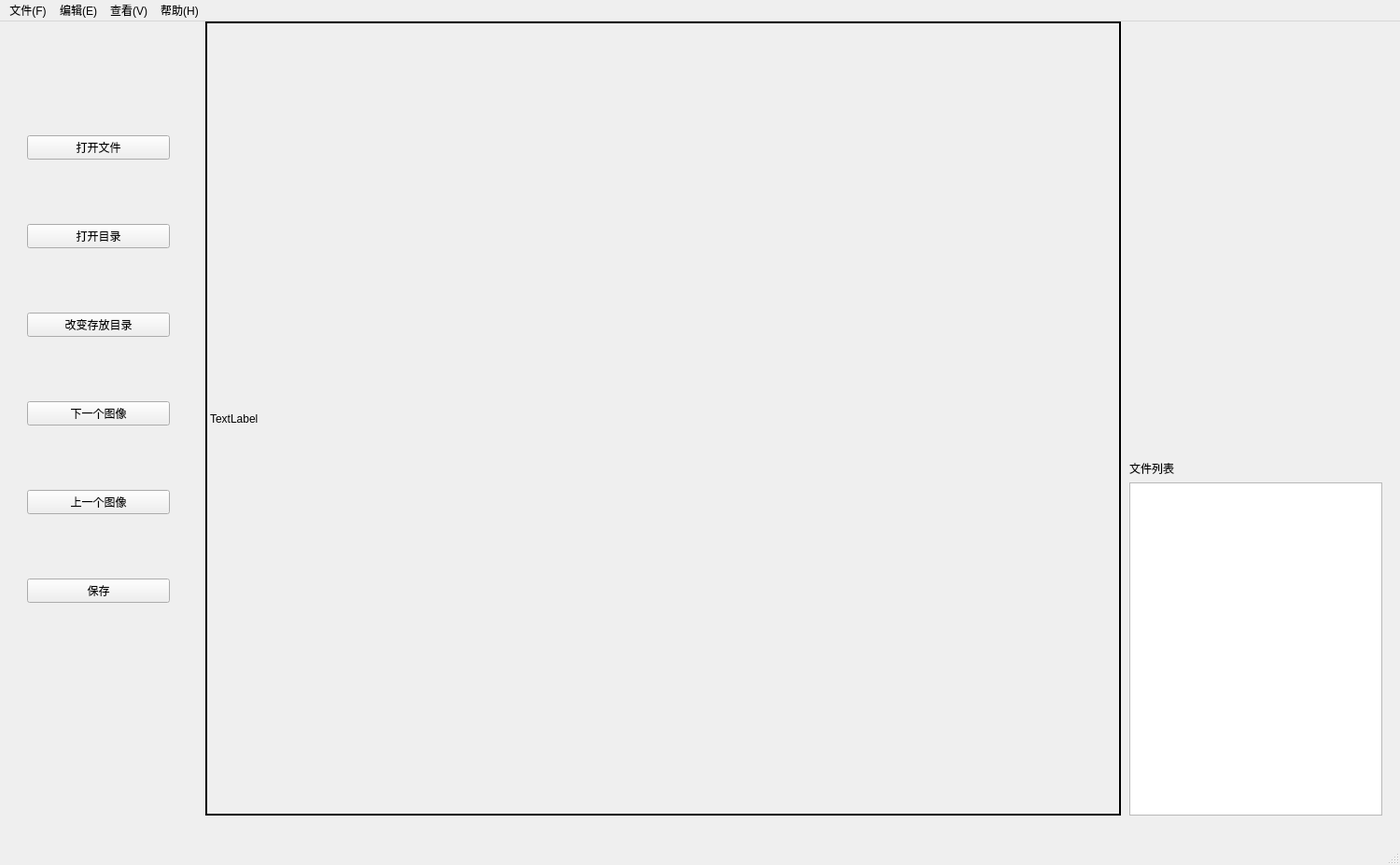
<?xml version="1.0" encoding="UTF-8"?>
<ui version="4.0">
 <class>MainWindow</class>
 <widget class="QMainWindow" name="MainWindow">
  <property name="geometry">
   <rect>
    <x>0</x>
    <y>0</y>
    <width>1500</width>
    <height>927</height>
   </rect>
  </property>
  <property name="windowTitle">
   <string>MainWindow</string>
  </property>
  <widget class="QWidget" name="centralwidget">
   <widget class="QLabel" name="label_display">
    <property name="geometry">
     <rect>
      <x>220</x>
      <y>0</y>
      <width>981</width>
      <height>851</height>
     </rect>
    </property>
    <property name="autoFillBackground">
     <bool>false</bool>
    </property>
    <property name="styleSheet">
     <string notr="true"/>
    </property>
    <property name="frameShape">
     <enum>QFrame::WinPanel</enum>
    </property>
    <property name="frameShadow">
     <enum>QFrame::Plain</enum>
    </property>
    <property name="midLineWidth">
     <number>0</number>
    </property>
    <property name="text">
     <string>TextLabel</string>
    </property>
    <property name="margin">
     <number>1</number>
    </property>
   </widget>
   <widget class="QWidget" name="widget_2" native="true">
    <property name="geometry">
     <rect>
      <x>1210</x>
      <y>470</y>
      <width>271</width>
      <height>381</height>
     </rect>
    </property>
    <layout class="QVBoxLayout" name="verticalLayout_2">
     <item>
      <widget class="QLabel" name="label_2">
       <property name="text">
        <string>文件列表</string>
       </property>
      </widget>
     </item>
     <item>
      <widget class="QPlainTextEdit" name="plainTextEdit_fileLists"/>
     </item>
    </layout>
   </widget>
   <widget class="QWidget" name="widget_3" native="true">
    <property name="geometry">
     <rect>
      <x>530</x>
      <y>650</y>
      <width>120</width>
      <height>80</height>
     </rect>
    </property>
   </widget>
   <widget class="QWidget" name="layoutWidget">
    <property name="geometry">
     <rect>
      <x>20</x>
      <y>50</y>
      <width>171</width>
      <height>651</height>
     </rect>
    </property>
    <layout class="QVBoxLayout" name="verticalLayout_3">
     <item>
      <widget class="QWidget" name="widget" native="true">
       <layout class="QVBoxLayout" name="verticalLayout">
        <item>
         <widget class="QPushButton" name="pushButton_openFile">
          <property name="text">
           <string>打开文件</string>
          </property>
         </widget>
        </item>
        <item>
         <widget class="QPushButton" name="pushButton_openDir">
          <property name="text">
           <string>打开目录</string>
          </property>
         </widget>
        </item>
        <item>
         <widget class="QPushButton" name="pushButton_changeSavePath">
          <property name="text">
           <string>改变存放目录</string>
          </property>
         </widget>
        </item>
        <item>
         <widget class="QPushButton" name="pushButton_nextImg">
          <property name="text">
           <string>下一个图像</string>
          </property>
         </widget>
        </item>
        <item>
         <widget class="QPushButton" name="pushButton_lastImg">
          <property name="text">
           <string>上一个图像</string>
          </property>
         </widget>
        </item>
        <item>
         <widget class="QPushButton" name="pushButton_Save">
          <property name="text">
           <string>保存</string>
          </property>
         </widget>
        </item>
       </layout>
      </widget>
     </item>
    </layout>
   </widget>
  </widget>
  <widget class="QMenuBar" name="menubar">
   <property name="geometry">
    <rect>
     <x>0</x>
     <y>0</y>
     <width>1500</width>
     <height>35</height>
    </rect>
   </property>
   <widget class="QMenu" name="menu">
    <property name="title">
     <string>文件(F)</string>
    </property>
    <addaction name="action"/>
   </widget>
   <widget class="QMenu" name="menu_E">
    <property name="title">
     <string>编辑(E)</string>
    </property>
    <addaction name="action_2"/>
   </widget>
   <widget class="QMenu" name="menu_V">
    <property name="title">
     <string>查看(V)</string>
    </property>
   </widget>
   <widget class="QMenu" name="menu_H">
    <property name="title">
     <string>帮助(H)</string>
    </property>
    <addaction name="action_3"/>
   </widget>
   <addaction name="menu"/>
   <addaction name="menu_E"/>
   <addaction name="menu_V"/>
   <addaction name="menu_H"/>
  </widget>
  <widget class="QStatusBar" name="statusbar"/>
  <action name="action">
   <property name="text">
    <string>打开</string>
   </property>
  </action>
  <action name="action_2">
   <property name="text">
    <string>撤销</string>
   </property>
  </action>
  <action name="action_3">
   <property name="text">
    <string>点我跳转</string>
   </property>
  </action>
 </widget>
 <resources/>
 <connections/>
</ui>
